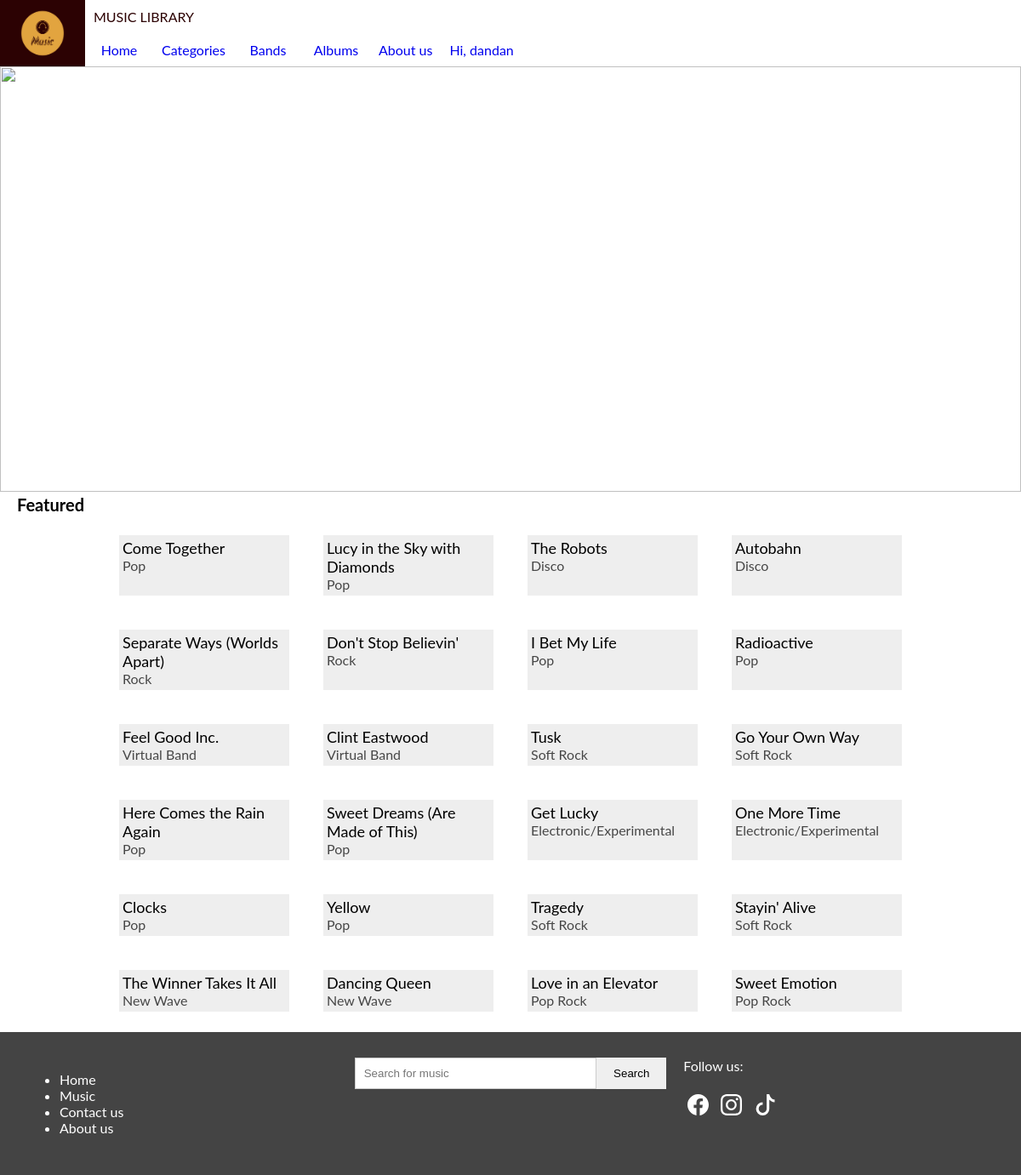
Page /Proiect/public/index.php (signed in) on the committed database.
### tables this page shows
CREATE TABLE IF NOT EXISTS `songs` (
  `id` int NOT NULL AUTO_INCREMENT,
  `id_categorie` int NOT NULL,
  `id_album` int NOT NULL,
  `titlu` varchar(200) NOT NULL,
  `durata_melodie` time NOT NULL,
  PRIMARY KEY (`id`),
  KEY `fk_song_album` (`id_album`),
  KEY `fk_song_category` (`id_categorie`)
);

CREATE TABLE IF NOT EXISTS `categories` (
  `id` int NOT NULL AUTO_INCREMENT,
  `categorie` varchar(200) NOT NULL,
  PRIMARY KEY (`id`),
  KEY `categorie` (`categorie`)
);

### Proiect/app/core/functions.php (called while the page is built, shortened)
<?php
function db_connect()
{
	$string = DBDRIVER.":hostname=".DBHOST.";dbname=".DBNAME;
	$con = new PDO($string, DBUSER, DBPASS);
	return $con;
}
function db_query($query , $data = array()){
	$con = db_connect();
	$stm = $con->prepare($query);
	if($stm){
		$check = $stm->execute($data);
		if($check){
			$result = $stm ->fetchAll(PDO::FETCH_ASSOC);
			if(is_array($result) && count($result)>0){
				return $result;
			}
		}
	}
	return false;
}
function db_query_one($query , $data = array()){
	$con = db_connect();
	$stm = $con ->prepare($query);
	if($stm){
		$check = $stm -> execute($data);
		if($check){
			$result = $stm ->fetchAll(PDO::FETCH_ASSOC);
			if(is_array($result)&& count($result)>0){
				return $result[0];
			}
		}
	}
	return false;
}
function get_category($id){
	$query = "select categorie from categories where id = :id limit 1";
	$row = db_query_one($query,['id'=>$id]);
	if(!empty($row['categorie'])){
		return $row['categorie'];
	}
 return "Unknown";
}
function esc($str){
	return htmlspecialchars($str);
}

### Proiect/app/pages/includes/song.php (the view, shortened to what this page needs)
<div class = "music-card">
			<div class = "card-content">
				<div class="card-title"> <?=esc($row['titlu'])?> </div>
				<div class="card-subtitle"><?=get_category($row['id_categorie'])?></div>
			</div>
		</div>

### Proiect/app/pages/home.php (shortened to what this page needs)
	<section>
		<img class= "hero"src="<?=ROOT?>/assets/images/reg1.jpg">
	</section>
<div class = "section-title"> Featured </div>
	<section class = "content">
<?php
		$rows = db_query("select * from songs order by id desc limit 24");
	?>
	<?php if(!empty($rows)):?>
		<?php foreach($rows as $row):?>
			<?php include page('includes/song')?>
		<?php endforeach;?>
	<?php endif;?>
	</section>

### Proiect/public/assets/css/style.css (style rules this page uses)
* { box-sizing: border-box; }
body img { width: 100%; }
body { min-width: 350px; font-family: lato, sans-serif, tahoma; margin: 0px; padding: 0px; }
.hero { height: 500px; object-fit: cover; }
.content { padding: 4px 20px; display: flex; flex-wrap: wrap; justify-content: center; }
.music-card { width: 200px; margin: 20px; background-color: #eee; }
.card-content { padding: 4px; }
.card-title { font-size: 18px; }
.card-subtitle { opacity: 0.7; }
.section-title { margin-left: 20px; font-size: 20px; font-weight: bold; }

### rows in the picture
songs: titlu "Come Together", id_categorie.categorie "Pop"
songs: titlu "Lucy in the Sky with Diamonds", id_categorie.categorie "Pop"
songs: titlu "The Robots", id_categorie.categorie "Disco"
songs: titlu "Autobahn", id_categorie.categorie "Disco"
songs: titlu "Separate Ways (Worlds Apart)", id_categorie.categorie "Rock"
songs: titlu "Don't Stop Believin'", id_categorie.categorie "Rock"
songs: titlu "I Bet My Life", id_categorie.categorie "Pop"
songs: titlu "Radioactive", id_categorie.categorie "Pop"
songs: titlu "Feel Good Inc.", id_categorie.categorie "Virtual Band"
songs: titlu "Clint Eastwood", id_categorie.categorie "Virtual Band"
songs: titlu "Tusk", id_categorie.categorie "Soft Rock"
songs: titlu "Go Your Own Way", id_categorie.categorie "Soft Rock"
songs: titlu "Here Comes the Rain Again", id_categorie.categorie "Pop"
songs: titlu "Sweet Dreams (Are Made of This)", id_categorie.categorie "Pop"
songs: titlu "Get Lucky", id_categorie.categorie "Electronic/Experimental"
songs: titlu "One More Time", id_categorie.categorie "Electronic/Experimental"
songs: titlu "Clocks", id_categorie.categorie "Pop"
songs: titlu "Yellow", id_categorie.categorie "Pop"
songs: titlu "Tragedy", id_categorie.categorie "Soft Rock"
songs: titlu "Stayin' Alive", id_categorie.categorie "Soft Rock"
songs: titlu "The Winner Takes It All", id_categorie.categorie "New Wave"
songs: titlu "Dancing Queen", id_categorie.categorie "New Wave"
songs: titlu "Love in an Elevator", id_categorie.categorie "Pop Rock"
songs: titlu "Sweet Emotion", id_categorie.categorie "Pop Rock"

### other values in the picture
user('username') "dandan"
